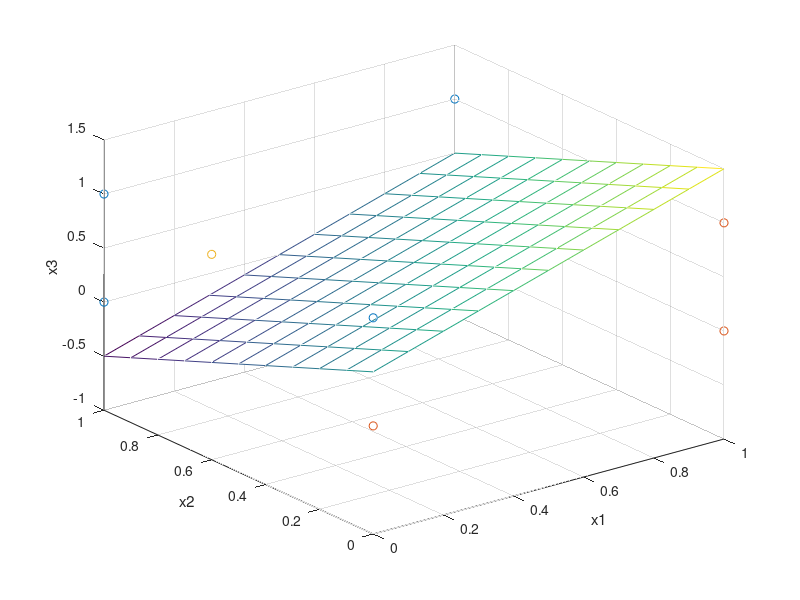

This chart was generated by the following MATLAB code:
clc,clear,close all;
training=[0 0 0;1 0 0;1 0 1;1 1 0;0 0 1;0 1 1;0 1 0;1 1 1];
Y=[1;1;1;1;-1;-1;-1;-1];
Mdl=fitcdiscr(training,Y)
coeff=Mdl.Coeffs(1,2);
W=coeff.Linear;
pos=Y<0;
scatter3(training(pos>0,1),training(pos>0,2),training(pos>0,3),'r*');    %绘制第二类的点
hold on
scatter3(training(~pos,1),training(~pos,2),training(~pos,3),'bo');        %绘制第一类的点
[x1,x2]=meshgrid(0:0.1:1,0:0.1:1);
x3=-(W(1)*x1+W(2)*x2+coeff.Const)/W(3);
mesh(x1,x2,x3);
X=[0 0.6 0.9];
scatter3(X(:,1),X(:,2),X(:,3),'g>');
[label,score,cost]=predict(Mdl,X);
xlabel('x1'),ylabel('x2'),zlabel('x3');
hold off
